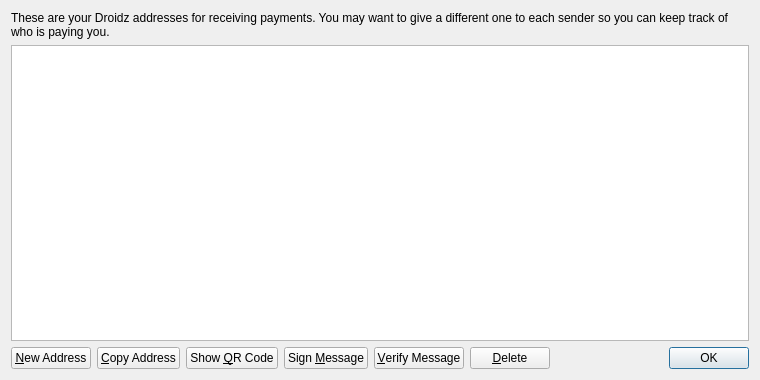
<?xml version="1.0" encoding="UTF-8"?>
<ui version="4.0">
 <class>AddressBookPage</class>
 <widget class="QWidget" name="AddressBookPage">
  <property name="geometry">
   <rect>
    <x>0</x>
    <y>0</y>
    <width>760</width>
    <height>380</height>
   </rect>
  </property>
  <property name="windowTitle">
   <string>Address Book</string>
  </property>
  <layout class="QVBoxLayout" name="verticalLayout">
   <item>
    <widget class="QLabel" name="labelExplanation">
     <property name="text">
      <string>These are your Droidz addresses for receiving payments. You may want to give a different one to each sender so you can keep track of who is paying you.</string>
     </property>
     <property name="textFormat">
      <enum>Qt::PlainText</enum>
     </property>
     <property name="wordWrap">
      <bool>true</bool>
     </property>
    </widget>
   </item>
   <item>
    <widget class="QTableView" name="tableView">
     <property name="contextMenuPolicy">
      <enum>Qt::CustomContextMenu</enum>
     </property>
     <property name="toolTip">
      <string>Double-click to edit address or label</string>
     </property>
     <property name="tabKeyNavigation">
      <bool>false</bool>
     </property>
     <property name="selectionMode">
      <enum>QAbstractItemView::SingleSelection</enum>
     </property>
     <property name="selectionBehavior">
      <enum>QAbstractItemView::SelectRows</enum>
     </property>
     <property name="sortingEnabled">
      <bool>true</bool>
     </property>
     <attribute name="verticalHeaderVisible">
      <bool>false</bool>
     </attribute>
    </widget>
   </item>
   <item>
    <layout class="QHBoxLayout" name="horizontalLayout">
     <item>
      <widget class="QPushButton" name="newAddressButton">
       <property name="toolTip">
        <string>Create a new address</string>
       </property>
       <property name="text">
        <string>&amp;New Address</string>
       </property>
      </widget>
     </item>
     <item>
      <widget class="QPushButton" name="copyToClipboard">
       <property name="toolTip">
        <string>Copy the currently selected address to the system clipboard</string>
       </property>
       <property name="text">
        <string>&amp;Copy Address</string>
       </property>
      </widget>
     </item>
     <item>
      <widget class="QPushButton" name="showQRCode">
       <property name="text">
        <string>Show &amp;QR Code</string>
       </property>
      </widget>
     </item>
     <item>
      <widget class="QPushButton" name="signMessage">
       <property name="toolTip">
        <string>Sign a message to prove you own a Droidz address</string>
       </property>
       <property name="text">
        <string>Sign &amp;Message</string>
       </property>
      </widget>
     </item>
     <item>
      <widget class="QPushButton" name="verifyMessage">
       <property name="toolTip">
        <string>Verify a message to ensure it was signed with a specified Droidz address</string>
       </property>
       <property name="text">
        <string>&amp;Verify Message</string>
       </property>
      </widget>
     </item>
     <item>
      <widget class="QPushButton" name="deleteButton">
       <property name="toolTip">
        <string>Delete the currently selected address from the list</string>
       </property>
       <property name="text">
        <string>&amp;Delete</string>
       </property>
      </widget>
     </item>
     <item>
      <spacer name="horizontalSpacer">
       <property name="orientation">
        <enum>Qt::Horizontal</enum>
       </property>
       <property name="sizeHint" stdset="0">
        <size>
         <width>40</width>
         <height>20</height>
        </size>
       </property>
      </spacer>
     </item>
     <item>
      <widget class="QDialogButtonBox" name="buttonBox">
       <property name="sizePolicy">
        <sizepolicy hsizetype="Maximum" vsizetype="Fixed">
         <horstretch>0</horstretch>
         <verstretch>0</verstretch>
        </sizepolicy>
       </property>
       <property name="standardButtons">
        <set>QDialogButtonBox::Ok</set>
       </property>
      </widget>
     </item>
    </layout>
   </item>
  </layout>
 </widget>
 <resources>
  <include location="../bitcoin.qrc"/>
 </resources>
 <connections/>
</ui>
